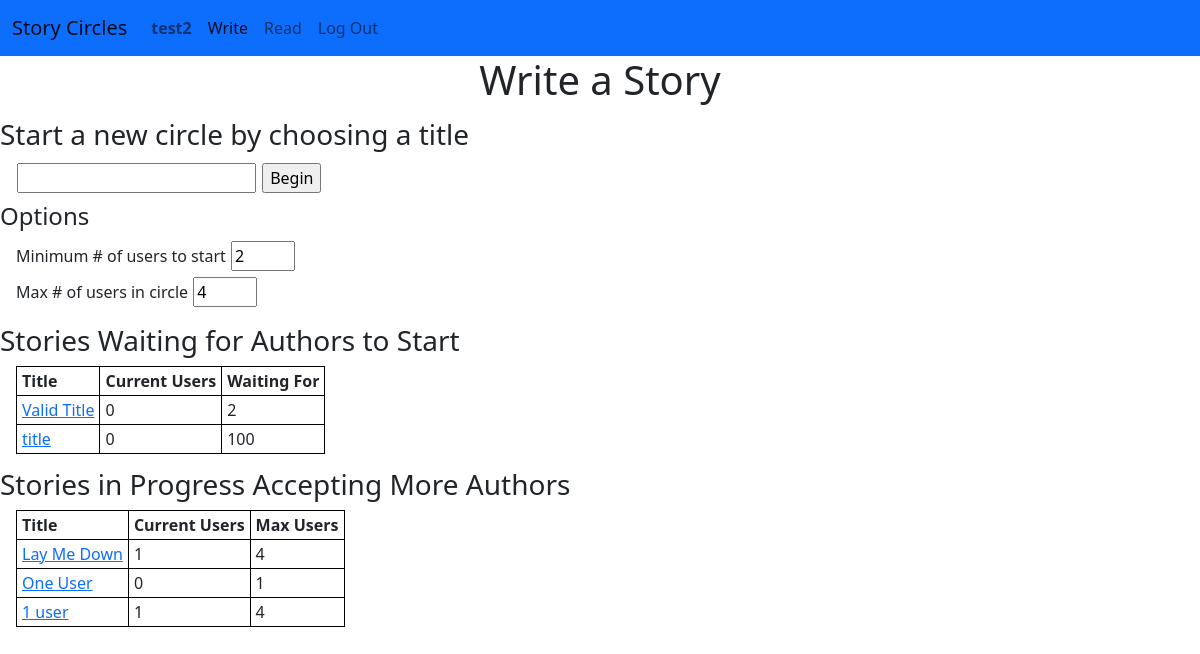
Before: /circle/ (signed in) with the older database file.
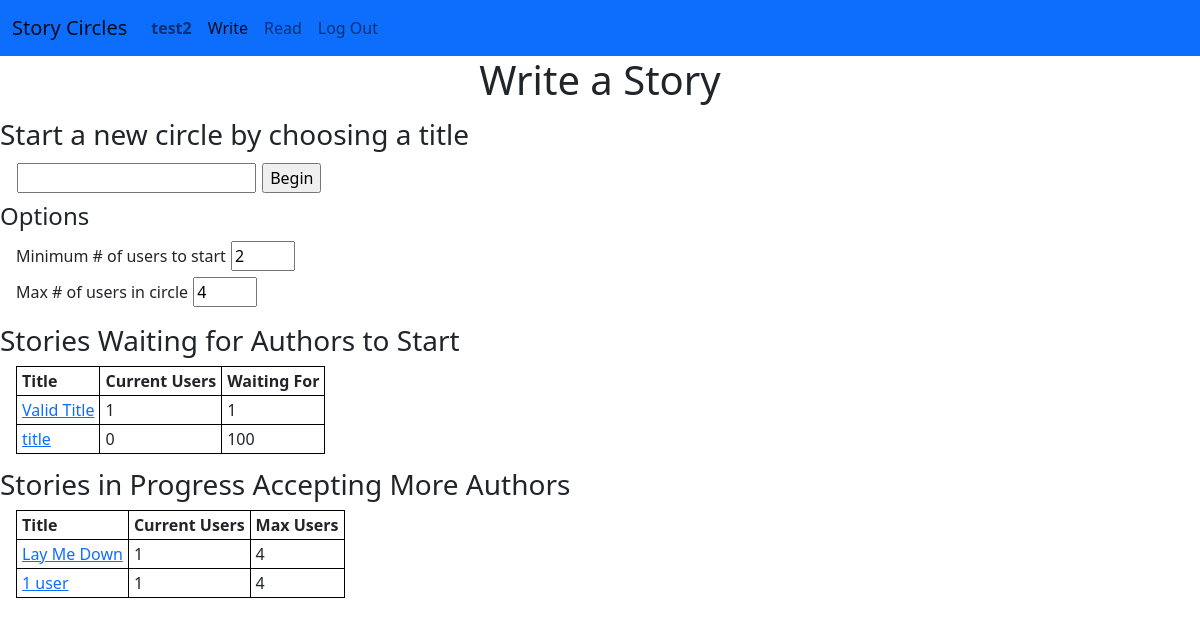
After: the same page with the newer database file.
### circle/models.py (models this page shows, shortened)
class Circle(models.Model):
    creation_time = models.DateTimeField(auto_now_add=True)
    threshold_user_ct = models.IntegerField() #This is the number of users that must be connected to start the story
    max_user_ct = models.IntegerField()
    user_ct = models.IntegerField(default=0)
    turn_order = models.JSONField(default=list)
    approved_ending = models.ManyToManyField(
        User,
        blank=True
    )
    story = models.OneToOneField(
        'Story',
        blank=True,
        on_delete=models.CASCADE,
    )
    objects = CircleManager()
    open_circles = OpenCircleManager()
    waiting_circles = WaitingCircleManager()
    @property
    def users_needed(self):
        return max(0, self.threshold_user_ct - self.user_ct)

class Story(models.Model):
    title = models.TextField(unique=True)
    authors = models.ManyToManyField(
        User,
        related_name="stories",
        blank=True
    )
    text = models.TextField()
    start_time = models.DateTimeField(blank=True, null=True)
    finish_time = models.DateTimeField(blank=True, null=True)
    finished = models.BooleanField(default=False)
    def get_absolute_url(self):
        if self.finished:
            return reverse('finished_story', args = [self.pk])
        else:
            return reverse('circle', args = [self.circle.pk])

### circle/views.py (the view)
# urls.py: path('', views.index, name='index'),
@login_required
def index(request):
    return render(request, 'circle/index.html', {
        "open_circles": Circle.open_circles.all(),
        "waiting_circles": Circle.waiting_circles.order_by('creation_time')
    })

### circle/models.py (called while the page is built)
    def get_absolute_url(self):
        return reverse('user', args=[self.pk])

    def get_queryset(self):
        return super().get_queryset().filter(user_ct__lt=F('max_user_ct'), story__start_time__isnull=False)

    def get_queryset(self):
        return super().get_queryset().filter(story__start_time__isnull=True)

### circle/templates/circle/index.html (shortened to what this page needs)
{% extends "circle/layout.html" %}
{% load static %}
{% block body %}
    <h1>
        Write a Story
    </h1>
    <h3>Start a new circle by choosing a title</h3>
    <div class="input-div">
        <input id="title-input" type="text" size="20">
        <input id="title-submit" type="button" value="Begin"><br>
    </div>
    <h4>Options</h4>
    <div class="input-div">
        <label for="threshold-user-ct">Minimum # of users to start</label>
        <input id="threshold-user-ct-input" type="number" name="threshold-user-ct" min="2" max="100" value="2"><br>
        <label for="max-user-ct">Max # of users in circle</label>
        <input id="max-user-ct-input" type="number" name="max-user-ct" min ="2" max="100" value="4">
    </div>
    <h3>Stories Waiting for Authors to Start</h3>
    <table>
        <tr>
            <th>Title</th>
            <th>Current Users</th>
            <th>Waiting For</th>
        </tr>
        {% for circle in waiting_circles %}
        <tr>
            <td><a href="{{ circle.story.get_absolute_url }}">{{ circle.story.title }}</a></td>
            <td>{{ circle.user_ct }}</td>
            <td>{{ circle.users_needed}}</td>
        </tr>
        {% endfor %}
    </table>
    <h3>Stories in Progress Accepting More Authors</h3>
    <table>
        <tr>
            <th>Title</th>
            <th>Current Users</th>
            <th>Max Users</th>
        </tr>
        {% for circle in open_circles %}
        <tr>
            <td><a href="{{ circle.story.get_absolute_url }}">{{ circle.story.title }}</a></td>
            <td>{{ circle.user_ct }}</td>
            <td>{{ circle.max_user_ct }}</td>
        </tr>
        {% endfor %}
    </table>
{% endblock %}

Changed rows visible on the page:
removed Circle: story "One User", user_ct "0", max_user_ct "1", shown under "Stories in Progress Accepting More Authors"
changed Circle "Valid Title": user_ct "0" → "1"; users_needed "2" → "1"
